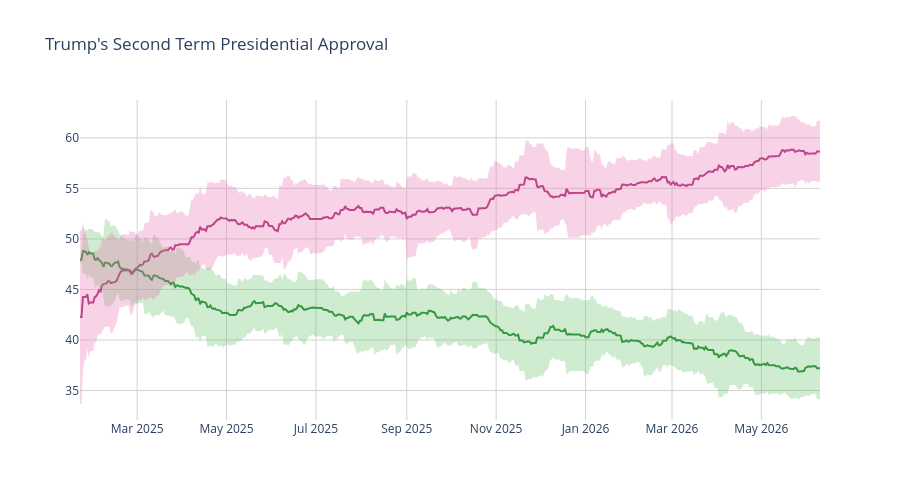

Write notebook code for a chart like this one.
### Code cell
disappr_ci_hex = "#e86eaf"
appr_ci_hex = "#60be65"
disappr_ci_rgba = "rgba(232, 110, 175, 0.3)"
appr_ci_rgba = "rgba(96, 190, 101, 0.3)"
grid_col = "#d4d2d2"


# Approve
fig = go.Figure(go.Scatter(
    x=pres['end_date'],
    y=pres['approve'],
    hovertemplate="%{y:.2f}%",
    name="<b>Approve</b>",
    line=dict(color="#228833"),
    showlegend=False
))

# Disapprove
fig.add_trace(go.Scatter(
    x=pres['end_date'],
    y=pres['disapprove'],
    hovertemplate="%{y:.2f}%",
    name="<b>Disapprove</b>",
    line=dict(color="#aa3377"),
    showlegend=False
    )
)

# Approve CI
fig.add_traces([

    # Upper bound
    go.Scatter(
        x=pres['end_date'],
        y=pres['approve_upper_ci'],
        marker=dict(color=appr_ci_hex),
        line=dict(width=0),
        mode='lines',
        showlegend=False,
        hoverinfo="skip"
    ),

    # Lower bound
    go.Scatter(
        x=pres['end_date'],
        y=pres['approve_lower_ci'],
        marker=dict(color=appr_ci_hex),
        line=dict(width=0),
        mode='lines',
        fillcolor=appr_ci_rgba,
        fill="tonexty",
        showlegend=False,
        hoverinfo="skip"
    )
])

# Disapprove CI
fig.add_traces([

    # Upper bound
    go.Scatter(
        x=pres['end_date'],
        y=pres['disapprove_upper_ci'],
        marker=dict(color=disappr_ci_hex),
        line=dict(width=0),
        mode='lines',
        showlegend=False,
        hoverinfo="skip"
    ),

    # Lower bound
    go.Scatter(
        x=pres['end_date'],
        y=pres['disapprove_lower_ci'],
        marker=dict(color=disappr_ci_hex),
        line=dict(width=0),
        mode='lines',
        fillcolor=disappr_ci_rgba,
        fill="tonexty",
        showlegend=False,
        hoverinfo="skip"
    )
])

fig.update_layout(
    title=dict(text="Trump's Second Term Presidential Approval"),
    hovermode="x"
)

fig.update_xaxes(gridcolor=grid_col)
fig.update_yaxes(gridcolor=grid_col)

fig.update_layout(hovermode="x", hoverlabel_align="right", plot_bgcolor="rgba(0, 0, 0, 0)", height=500)
fig.show()

### Figure 1 — Plotly figure (JSON) as saved in the notebook; plotly's stock layout.template omitted (floating-point values rounded to 4 significant figures; data arrays with more than 128 entries replaced by an {"elided": "..."} marker saying what was removed)
{"data": [{"hovertemplate": "%{y:.2f}%", "line": {"color": "#228833"}, "name": "<b>Approve</b>", "showlegend": false, "type": "scatter", "x": {"elided": "506 str values"}, "y": {"elided": "506 float values"}}, {"hovertemplate": "%{y:.2f}%", "line": {"color": "#aa3377"}, "name": "<b>Disapprove</b>", "showlegend": false, "type": "scatter", "x": {"elided": "506 str values"}, "y": {"elided": "506 float values"}}, {"hoverinfo": "skip", "line": {"width": 0}, "marker": {"color": "#60be65"}, "mode": "lines", "showlegend": false, "type": "scatter", "x": {"elided": "506 str values"}, "y": {"elided": "506 float values"}}, {"fill": "tonexty", "fillcolor": "rgba(96, 190, 101, 0.3)", "hoverinfo": "skip", "line": {"width": 0}, "marker": {"color": "#60be65"}, "mode": "lines", "showlegend": false, "type": "scatter", "x": {"elided": "506 str values"}, "y": {"elided": "506 float values"}}, {"hoverinfo": "skip", "line": {"width": 0}, "marker": {"color": "#e86eaf"}, "mode": "lines", "showlegend": false, "type": "scatter", "x": {"elided": "506 str values"}, "y": {"elided": "506 float values"}}, {"fill": "tonexty", "fillcolor": "rgba(232, 110, 175, 0.3)", "hoverinfo": "skip", "line": {"width": 0}, "marker": {"color": "#e86eaf"}, "mode": "lines", "showlegend": false, "type": "scatter", "x": {"elided": "506 str values"}, "y": {"elided": "506 float values"}}], "layout": {"height": 500, "hoverlabel": {"align": "right"}, "hovermode": "x", "plot_bgcolor": "rgba(0, 0, 0, 0)", "title": {"text": "Trump's Second Term Presidential Approval"}, "xaxis": {"gridcolor": "#d4d2d2"}, "yaxis": {"gridcolor": "#d4d2d2"}}}
